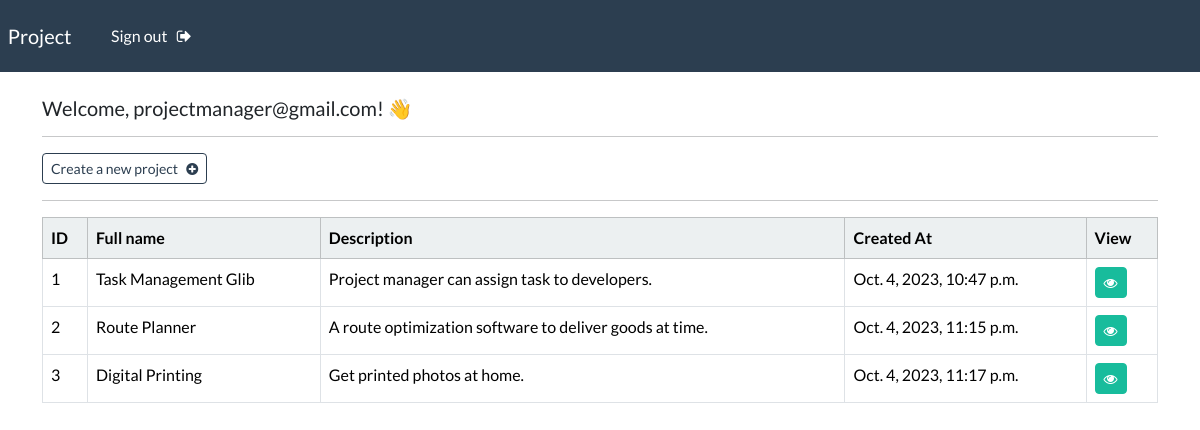
Screenshot of / (signed in) with the database file from the repository.
### tasks/models.py (models this page shows, shortened)
class User(AbstractUser):
    email = models.EmailField(unique=True)
    is_project_manager = models.BooleanField(default=False)
    USERNAME_FIELD = 'email'
    REQUIRED_FIELDS = ['username']

class Project(models.Model):
    name = models.CharField(max_length=255)
    description = models.TextField()
    created_at = models.DateTimeField(auto_now_add=True)
    updated_at = models.DateTimeField(auto_now=True)
    owner = models.ForeignKey(User, on_delete=models.CASCADE)

### tasksweb/views.py (the view)
# urls.py: path('', views.project_listing, name='project-listing'),
@login_required(login_url='login')
@project_manager_required
def project_listing(request):
    print(request.user)
    project_record = Project.objects.filter(owner = request.user.id)
    context = {'project_record': project_record}
    return render(request, 'project-listing.html', context=context)

### templates/project-listing.html
{% extends 'base.html' %}
{% block content %}
    <h5> Welcome, {{user}}! 👋 </h5>
    <hr>
    <a class="btn btn-outline-primary btn-sm" href="{% url 'project-create' %}">
        Create a new project &nbsp; <i class="fa fa-plus-circle" aria-hidden="true"></i>
    </a>
    <hr>
    <table class="table table-hover table-bordered">
        <thead class="table-light">
            <tr>
                <th scope="col"> ID </th>
                <th scope="col"> Full name </th>
                <th scope="col"> Description </th>
                <th scope="col"> Created At</th>
                <th scope="col"> View </th>
            </tr>
        </thead>
        <tbody>
        {% if project_record %}
            {% for record in project_record %}
            <tr>
                <td> {{record.id}} </td>
                <td> {{record.name}} </td>
                <td> {{record.description}} </td>
                <td> {{record.created_at}} </td>
                <td> <a class="btn btn-success btn-sm" href="{% url 'project-details' record.id %}"> <i class="fa fa-eye" aria-hidden="true"></i> </a> </td>
            </tr>
            {% endfor %}
        {% endif %}
        </tbody>
    </table>
{% endblock %}

### templates/base.html (shortened to what this page needs)
{% load static %}
<!DOCTYPE html>
<html>
    <head>
        <link rel="stylesheet" type="text/css" href="https://bootswatch.com/5/flatly/bootstrap.min.css">
        <link rel="stylesheet" type="text/css" href="{% static 'css/styles.css' %}">
        <link rel="stylesheet" href="https://cdnjs.cloudflare.com/ajax/libs/font-awesome/4.7.0/css/font-awesome.min.css">
    </head>
    <body>
        {% include 'navbar.html' %}
        <div class="container">
            <br>
           {% block content %}
           {% endblock %}
        </div>
    </body>
</html>

### templates/navbar.html (shortened to what this page needs)
<nav class="navbar navbar-expand-lg navbar-dark bg-primary justify-content-center">
    <a class="navbar-brand main-heading" href="">
      &nbsp; Project
    </a>
    <div class="collapse navbar-collapse text-center" id="navbarNavDropdown">
        <ul class="navbar-nav mr-auto">
          {% if user.is_authenticated %}
            <li class="nav-item">
              <a class="nav-link" href="{% url 'logout' %}">Sign out &nbsp; <i class="fa fa-sign-out" aria-hidden="true"></i> </a>
            </li>
        </ul>
        {% endif %}
      </div>
  </nav>

### rows the page displays
User: email "projectmanager@gmail.com"
Project: id "1", name "Task Management Glib", description "Project manager can assign task to developers.", created_at "Oct. 4, 2023, 10:47 p.m."
Project: id "2", name "Route Planner", description "A route optimization software to deliver goods at time.", created_at "Oct. 4, 2023, 11:15 p.m."
Project: id "3", name "Digital Printing", description "Get printed photos at home.", created_at "Oct. 4, 2023, 11:17 p.m."
